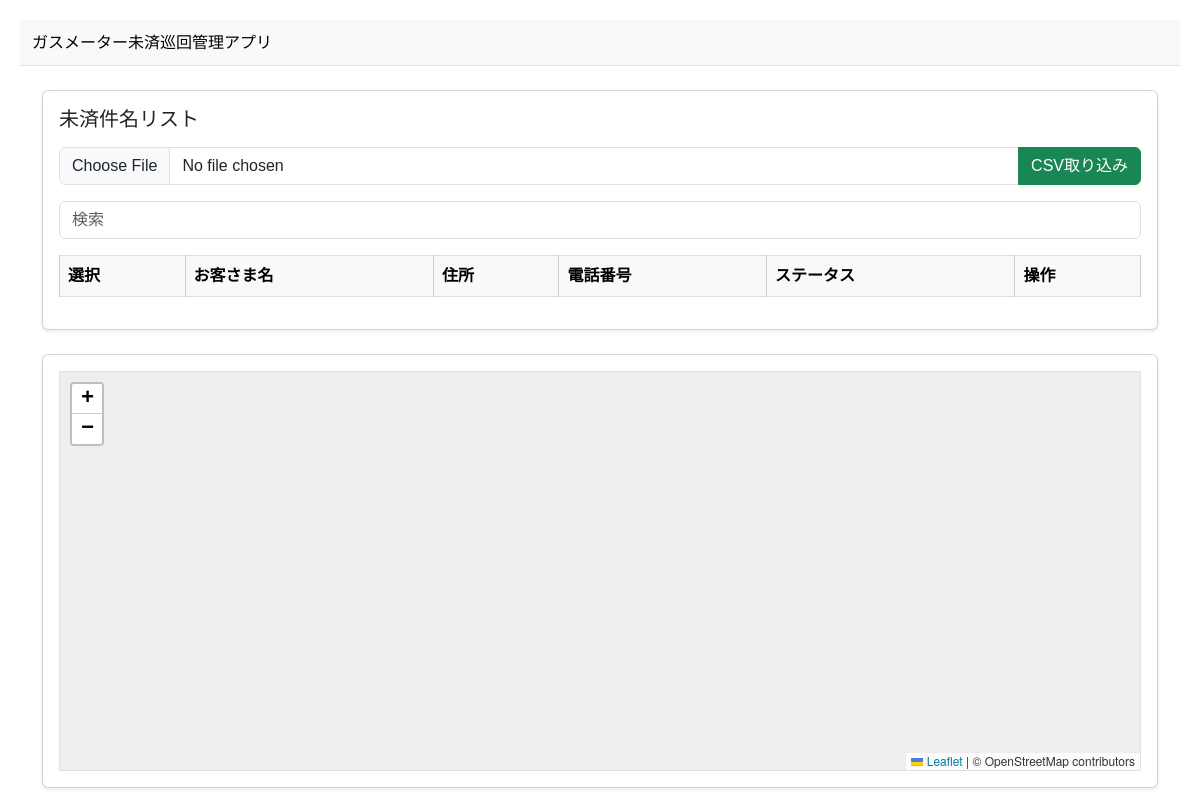
The app's page /visits/unresolved_cases/, older data.
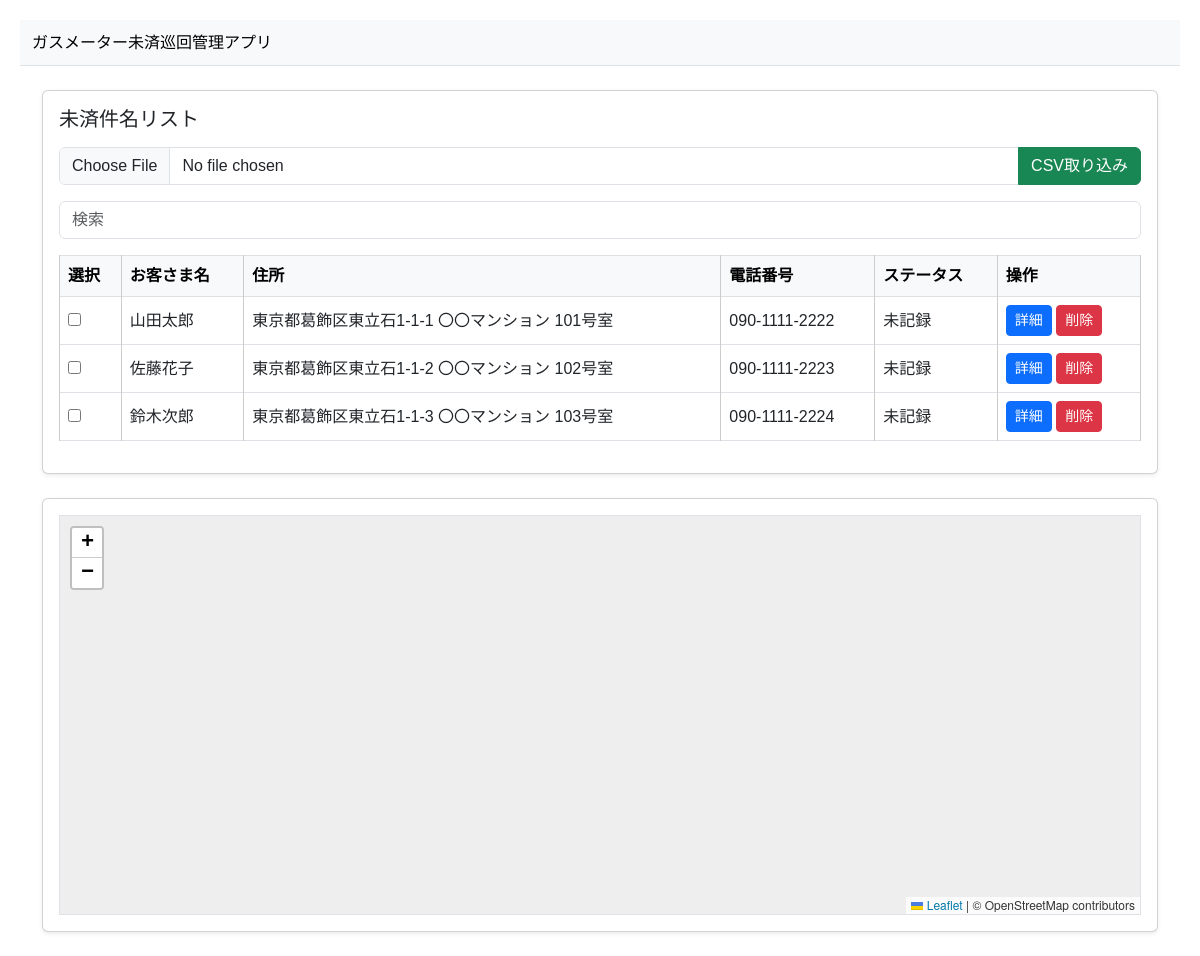
The same page, newer data.
### customers/models.py (models this page shows, shortened)
class Customer(models.Model):
    name = models.CharField('お客様名', max_length=100)
    address1 = models.CharField('住所', max_length=255)
    address2 = models.CharField('丁目番地号', max_length=255, blank=True)
    address3 = models.CharField('アパート名', max_length=255, blank=True)
    latitude = models.DecimalField('緯度', max_digits=9, decimal_places=6, null=True, blank=True)
    longitude = models.DecimalField('経度', max_digits=9, decimal_places=6, null=True, blank=True)
    tel = models.CharField('電話番号', max_length=20, blank=True)
    inspection_dur_date = models.DateField('検定年月', null=True, blank=True)
    valv_status = models.CharField('開閉栓', max_length=20)
    current_model = models.CharField('現取付型号', max_length=100)
    current_serial_number = models.CharField('現社番', max_length=100)
    meter_location = models.CharField('メーター設置位置', max_length=255)
    usage_code = models.CharField('用途コード', max_length=50)
    excess_category = models.CharField('超過分類', max_length=50)
    reason = models.TextField('事由', blank=True)
    created_at = models.DateTimeField('作成日時', default=timezone.now)

### visits/views.py (the view, shortened to what this page needs)
# urls.py: path('unresolved_cases/', views.unresolved_cases, name='unresolved_cases'),
def unresolved_cases(request):
    customers = Customer.objects.all()  # ← 本当は未済だけに絞る
    STATUS_LABELS = {
        'done': '完了',
        'pending': '未完了',
    }
    for customer in customers:
        latest_record = customer.visit_records.order_by('-visit_date').first()
        if latest_record:
            customer.latest_status = STATUS_LABELS.get(latest_record.status, '未記録')
        else:
            customer.latest_status = '未記録'
    return render(request, 'visits/unresolved_cases.html', {
        'customers': customers
    })

### visits/templates/visits/unresolved_cases.html (shortened to what this page needs)
<!DOCTYPE html>
<html lang="ja">
<head>
    <link href="https://cdn.jsdelivr.net/npm/bootstrap@5.3.0/dist/css/bootstrap.min.css" rel="stylesheet" />
    <link href="https://unpkg.com/leaflet@1.9.4/dist/leaflet.css" rel="stylesheet" />
</head>
<body>
  <nav class="navbar navbar-light bg-light mb-4 border-bottom">
    <div class="container-fluid">
      <span class="navbar-brand mb-0 h1 fs-6">ガスメーター未済巡回管理アプリ</span>
    </div>
  </nav>
<div class="container mt-4">
  <div class="card shadow-sm mb-4">
    <div class="card-body">
      <h2 class="card-title h5 mb-3">未済件名リスト</h2>
      <form method="POST" enctype="multipart/form-data" class="mb-3">
        <div class="input-group">
          <input type="file" name="csv_file" accept=".csv" class="form-control">
          <button type="submit" class="btn btn-success">CSV取り込み</button>
        </div>
      </form>
      <input type="text" id="filterInput" class="form-control mb-3" placeholder="検索">
      <table id="customerTable" class="table table-bordered table-hover align-middle">
        <thead class="table-light">
          <tr>
            <th>選択</th>
            <th>お客さま名</th>
            <th>住所</th>
            <th>電話番号</th>
            <th>ステータス</th>
            <th>操作</th>
          </tr>
        </thead>
<tbody>
  {% for customer in customers %}
  <tr>
    <td><input type="checkbox"></td>
    <td data-search="name">{{ customer.name }}</td>
    <td data-search="address">{{ customer.address1 }} {{ customer.address2 }} {{ customer.address3 }}</td>
    <td data-search="tel">{{ customer.tel }}</td>
    <td data-search="status">
      {% if customer.latest_status %}
        {{ customer.latest_status }}
      {% else %}
        未記録
      {% endif %}
    </td>
    <td>
      <a href="{% url 'customer_detail' customer.id %}" class="btn btn-primary btn-sm">詳細</a>
      <form action="{% url 'customer_delete' customer.id %}" method="POST" style="display:inline;">
        <button type="submit" class="btn btn-danger btn-sm">削除</button>
      </form>
    </td>
  </tr>
  {% endfor %}
</tbody>
</table>
    </div>
  </div>
  <div class="card shadow-sm mb-4">
    <div class="card-body">
      <div id="map" class="border" style="height: 400px;"></div>
    </div>
</div>
</body>
</html>

### visits/templates/visits/unresolved_cases.html (style rules this page uses)
body { font-family: sans-serif; margin: 20px; }
table { width: 100%; border-collapse: collapse; margin-bottom: 30px; }
th, td { border: 1px solid #ccc; padding: 8px; }
th { background: #f5f5f5; }
#map { height: 400px; width: 100%; background: #eee; }

Row changes from the older to the newer data that the page shows:
added Customer: name "山田太郎", address1 "東京都葛飾区東立石1-1-1", address2 "〇〇マンション", address3 "101号室", tel "090-1111-2222", latest_status "未記録"
added Customer: name "佐藤花子", address1 "東京都葛飾区東立石1-1-2", address2 "〇〇マンション", address3 "102号室", tel "090-1111-2223", latest_status "未記録"
added Customer: name "鈴木次郎", address1 "東京都葛飾区東立石1-1-3", address2 "〇〇マンション", address3 "103号室", tel "090-1111-2224", latest_status "未記録"
